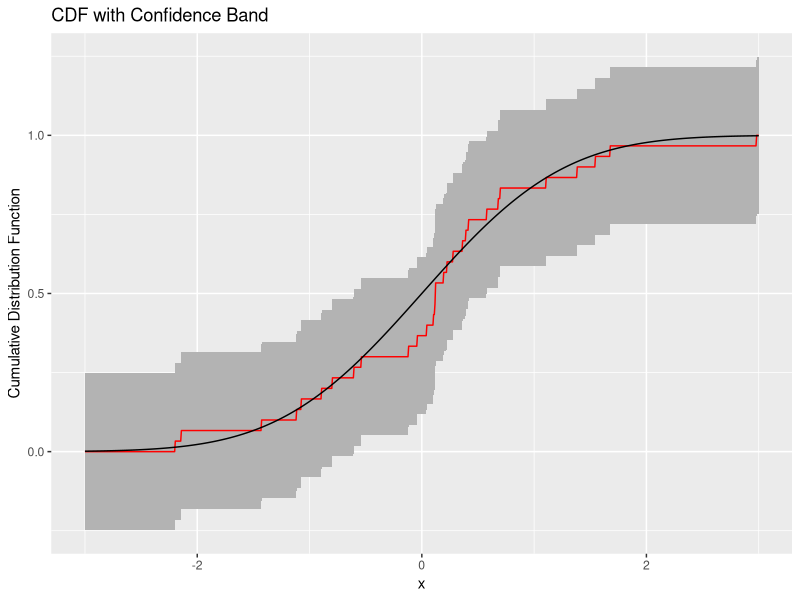
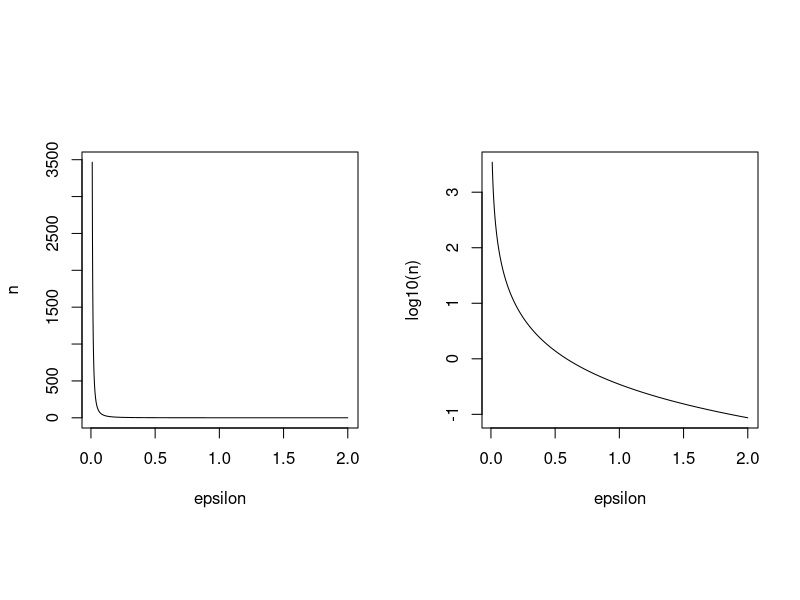
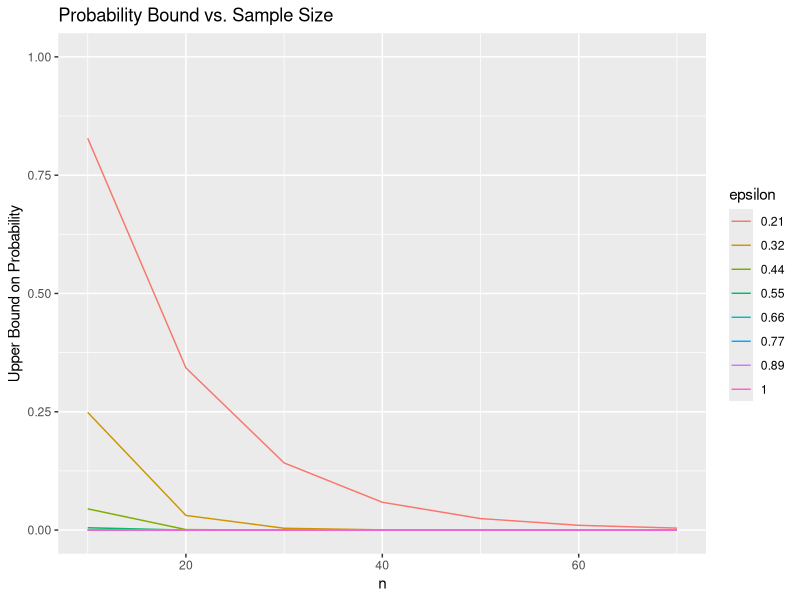
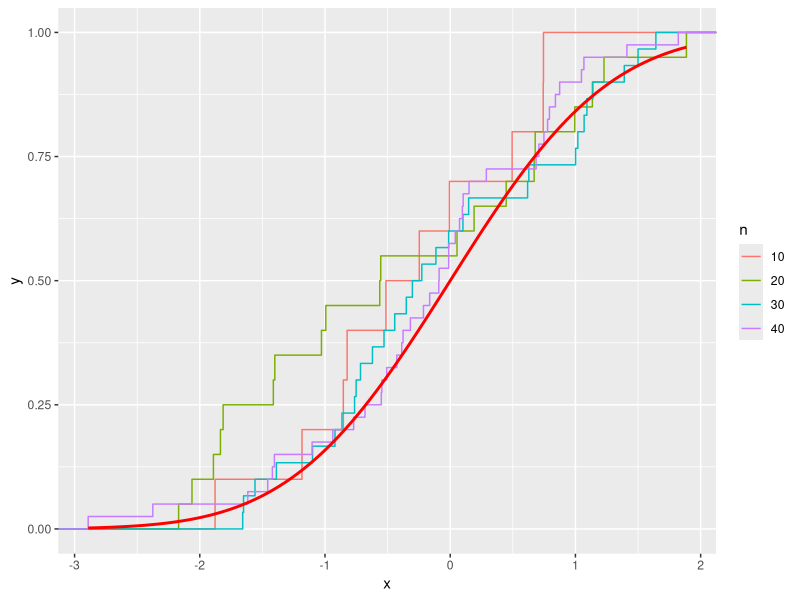
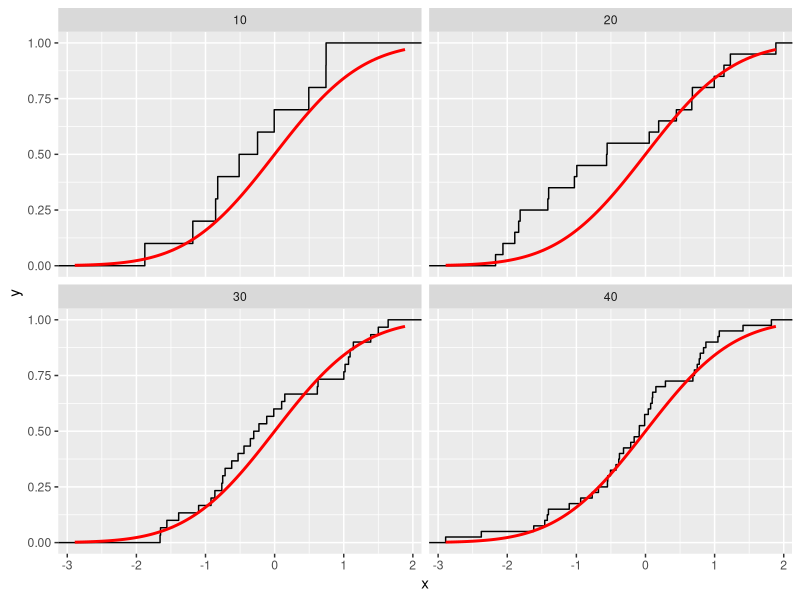
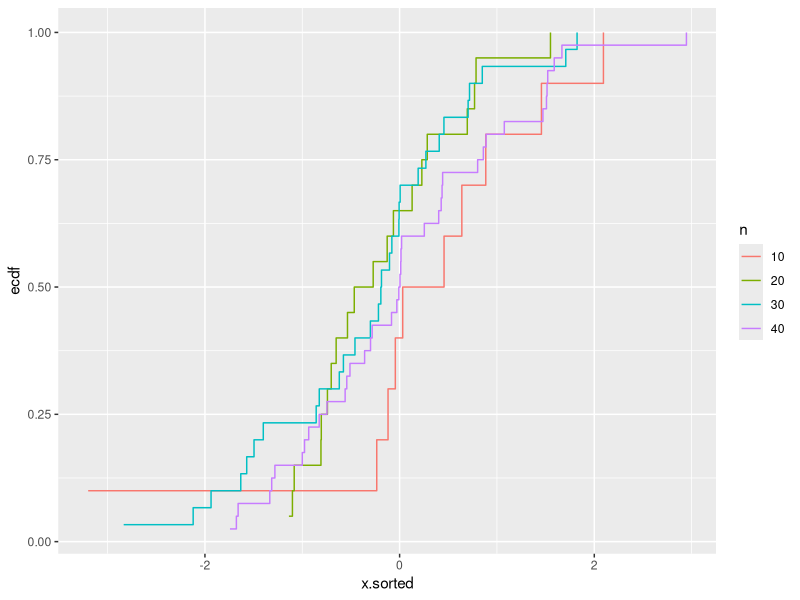
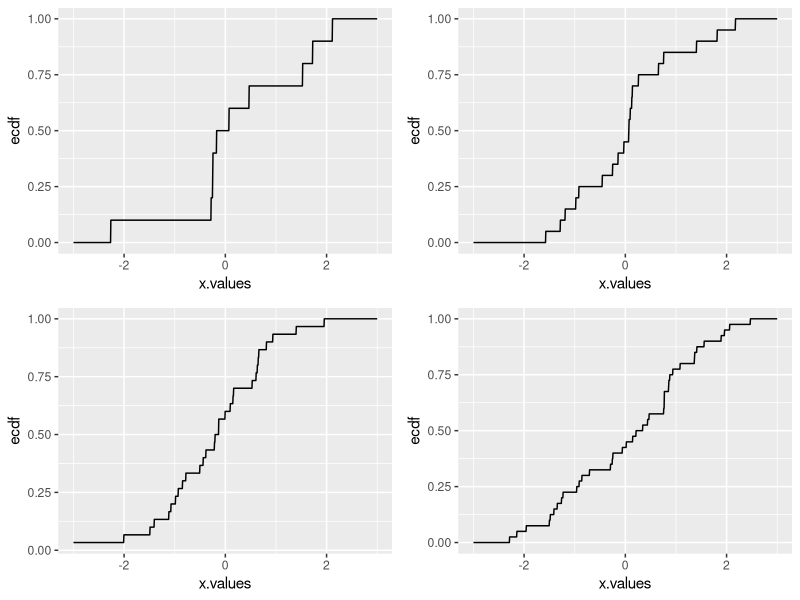
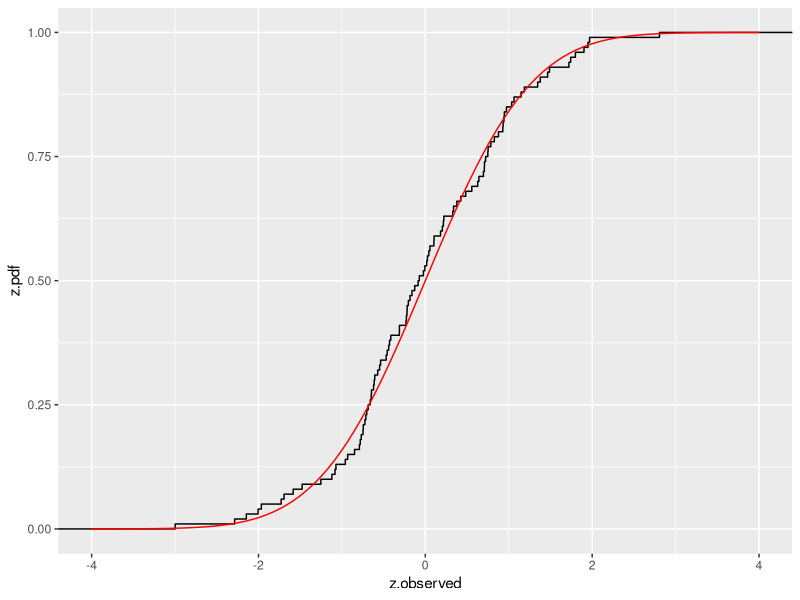

Recreate these plots in R, in order.
## ---- chunk 1
knitr::opts_chunk$set(echo = TRUE)

library(ggplot2)
library(dplyr)
library(reshape2)
library(gridExtra)
## ---- chunk 2
# True CDF 
x.values <- seq(from=-3, to=3, length.out=1e3)
F.true <- pnorm(x.values)
# Estimated CDF 
n <- 30
sample.values <- rnorm(n)
F.hat <- ecdf(sample.values)(x.values)
df <- data.frame(x.values, F.true, F.hat)
alpha <- 0.05 
conf.band.width <- sqrt(log(2 / alpha) / (2 * n))
# Plot a band around 
ggplot(df, aes(x.values, F.hat)) + 
  geom_ribbon(aes(ymin=F.hat - conf.band.width, 
                  ymax=F.hat + conf.band.width), 
              fill="grey70") + 
  geom_line(col="red") + 
  geom_line(aes(x.values, F.true)) + 
  ylab("Cumulative Distribution Function") + 
  xlab("x") + 
  ggtitle("CDF with Confidence Band") + 
  annotate("text", x=0, y=0.5, label="")
## ---- chunk 3
eps.values <- seq(from=0.01, to=2, length.out=1e3)
n.values <- log(2) / (2 * eps.values^2)
par(mfrow=c(1, 2))
par(pty="s")
plot(eps.values, n.values, type="l", ylab="n", xlab="epsilon")
plot(eps.values, log10(n.values), type="l", 
     ylab="log10(n)", xlab="epsilon")
## ---- chunk 4
n.values <- seq(from=10, to=75, by=10)
epsilon.values <- seq(from=0.21, to=1, length.out=8)
bound <- outer(X=n.values, Y=epsilon.values, 
               FUN=function(n, eps) 2 * exp(- 2 * n * eps^2))
df <- data.frame(n.values, bound)
# names(df)[2:ncol(df)] <- paste0(
#   "eps_", round(epsilon.values, 2))
names(df)[2:ncol(df)] <- round(epsilon.values, 2)
df.melted <- melt(df, id.vars="n.values", 
                  variable.name="epsilon")
ggplot(df.melted, aes(n.values, value, col=epsilon)) +
  geom_line() + 
  ggtitle("Probability Bound vs. Sample Size") + 
  xlab("n") + 
  ylab("Upper Bound on Probability") + 
  ylim(0, 1)
## ---- chunk 5
x.values <- seq(from=-3, to=3, length.out=1e3)
n.values <- c(10, 20, 30, 40)
df <- data.frame(
  x = rnorm(sum(n.values)),
  n  = rep(n.values, times=n.values) %>% factor)

# Plot all four empirical cdf's on the same plot
ggplot(df, aes(x, col=n)) + stat_ecdf() + 
  stat_function(fun = pnorm, geom="line", lwd=1, 
                col="red") 

# Separate plot for each cdf
ggplot(df, aes(x)) + facet_wrap(~n) + stat_ecdf() + 
  stat_function(fun = pnorm, geom="line", lwd=1, 
                col="red") 

x.values <- seq(from=-3, to=3, length.out=1e3)
n.values <- c(10, 20, 30, 40)
df <- data.frame(
  x = rnorm(sum(n.values)),
  n  = rep(n.values, times=n.values) %>% factor) %>% 
  group_by(n) %>% 
  mutate(ecdf = ecdf(x)(sort(x)), 
         x.sorted = sort(x))
ggplot(df, aes(x.sorted, ecdf, col=n)) + geom_step()
## ---- chunk 6
n.values <- c(10, 20, 30, 40)
z.list <- lapply(n.values, function(n) rnorm(n))
df.list <- lapply(z.list, function(z) data.frame(
  x.values=seq(from=-3, to=3, length.out=1e3), 
  ecdf=ecdf(z)(x.values)))
plt.list <- lapply(
  df.list, function(df) ggplot(df, aes(x.values, ecdf)) + 
    geom_line())
do.call(grid.arrange, plt.list)
## ---- chunk 7
n <- 1e2
x.values <- seq(from=-4, to=4, length.out=n) %>% sort
df <- data.frame(z.observed = rnorm(n), 
                 x.values, 
                 z.pdf = pnorm(x.values))
ggplot(df) + stat_ecdf(aes(z.observed)) + 
  geom_line(aes(x.values, z.pdf), col="red")
